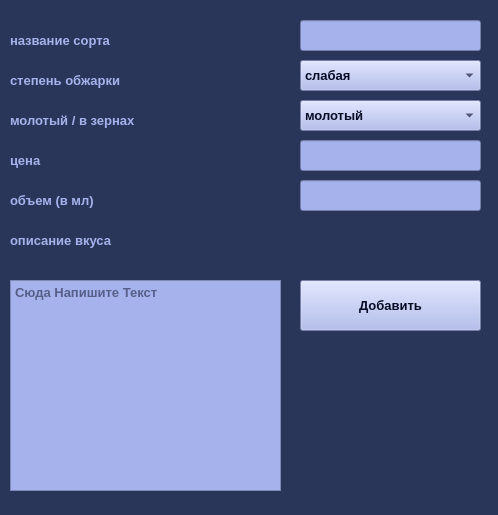
<?xml version="1.0" encoding="UTF-8"?>
<ui version="4.0">
 <class>Form</class>
 <widget class="QWidget" name="Form">
  <property name="geometry">
   <rect>
    <x>0</x>
    <y>0</y>
    <width>498</width>
    <height>515</height>
   </rect>
  </property>
  <property name="windowTitle">
   <string>Form</string>
  </property>
  <property name="styleSheet">
   <string notr="true">background-color: #293659</string>
  </property>
  <widget class="QPushButton" name="SaveBtn">
   <property name="geometry">
    <rect>
     <x>300</x>
     <y>280</y>
     <width>181</width>
     <height>51</height>
    </rect>
   </property>
   <property name="font">
    <font>
     <family>Helvetica</family>
     <pointsize>10</pointsize>
     <weight>75</weight>
     <bold>true</bold>
    </font>
   </property>
   <property name="styleSheet">
    <string notr="true">background-color:#A6B2EC;
color:#080C25
</string>
   </property>
   <property name="text">
    <string>Добавить</string>
   </property>
  </widget>
  <widget class="QLabel" name="Status">
   <property name="geometry">
    <rect>
     <x>10</x>
     <y>30</y>
     <width>271</width>
     <height>21</height>
    </rect>
   </property>
   <property name="font">
    <font>
     <family>Helvetica</family>
     <pointsize>10</pointsize>
     <weight>75</weight>
     <bold>true</bold>
    </font>
   </property>
   <property name="styleSheet">
    <string notr="true">color:#A6B2EC</string>
   </property>
   <property name="text">
    <string>название сорта</string>
   </property>
  </widget>
  <widget class="QLabel" name="Status_2">
   <property name="geometry">
    <rect>
     <x>10</x>
     <y>70</y>
     <width>271</width>
     <height>21</height>
    </rect>
   </property>
   <property name="font">
    <font>
     <family>Helvetica</family>
     <pointsize>10</pointsize>
     <weight>75</weight>
     <bold>true</bold>
    </font>
   </property>
   <property name="styleSheet">
    <string notr="true">color:#A6B2EC</string>
   </property>
   <property name="text">
    <string>степень обжарки</string>
   </property>
  </widget>
  <widget class="QLabel" name="Status_3">
   <property name="geometry">
    <rect>
     <x>10</x>
     <y>110</y>
     <width>271</width>
     <height>21</height>
    </rect>
   </property>
   <property name="font">
    <font>
     <family>Helvetica</family>
     <pointsize>10</pointsize>
     <weight>75</weight>
     <bold>true</bold>
    </font>
   </property>
   <property name="styleSheet">
    <string notr="true">color:#A6B2EC</string>
   </property>
   <property name="text">
    <string>молотый / в зернах</string>
   </property>
  </widget>
  <widget class="QLabel" name="Status_4">
   <property name="geometry">
    <rect>
     <x>10</x>
     <y>150</y>
     <width>271</width>
     <height>21</height>
    </rect>
   </property>
   <property name="font">
    <font>
     <family>Helvetica</family>
     <pointsize>10</pointsize>
     <weight>75</weight>
     <bold>true</bold>
    </font>
   </property>
   <property name="styleSheet">
    <string notr="true">color:#A6B2EC</string>
   </property>
   <property name="text">
    <string>цена</string>
   </property>
  </widget>
  <widget class="QLabel" name="Status_5">
   <property name="geometry">
    <rect>
     <x>10</x>
     <y>190</y>
     <width>271</width>
     <height>21</height>
    </rect>
   </property>
   <property name="font">
    <font>
     <family>Helvetica</family>
     <pointsize>10</pointsize>
     <weight>75</weight>
     <bold>true</bold>
    </font>
   </property>
   <property name="styleSheet">
    <string notr="true">color:#A6B2EC</string>
   </property>
   <property name="text">
    <string>объем (в мл)</string>
   </property>
  </widget>
  <widget class="QLabel" name="Status_8">
   <property name="geometry">
    <rect>
     <x>10</x>
     <y>230</y>
     <width>271</width>
     <height>21</height>
    </rect>
   </property>
   <property name="font">
    <font>
     <family>Helvetica</family>
     <pointsize>10</pointsize>
     <weight>75</weight>
     <bold>true</bold>
    </font>
   </property>
   <property name="styleSheet">
    <string notr="true">color:#A6B2EC</string>
   </property>
   <property name="text">
    <string>описание вкуса</string>
   </property>
  </widget>
  <widget class="QTextEdit" name="textEdit">
   <property name="geometry">
    <rect>
     <x>10</x>
     <y>280</y>
     <width>271</width>
     <height>211</height>
    </rect>
   </property>
   <property name="font">
    <font>
     <family>Helvetica</family>
     <pointsize>10</pointsize>
     <weight>75</weight>
     <bold>true</bold>
    </font>
   </property>
   <property name="styleSheet">
    <string notr="true">background-color:#A6B2EC;
color:#080C25
</string>
   </property>
   <property name="placeholderText">
    <string>Сюда Напишите Текст</string>
   </property>
  </widget>
  <widget class="QComboBox" name="TypeBox">
   <property name="geometry">
    <rect>
     <x>300</x>
     <y>100</y>
     <width>181</width>
     <height>31</height>
    </rect>
   </property>
   <property name="font">
    <font>
     <family>Helvetica</family>
     <pointsize>10</pointsize>
     <weight>75</weight>
     <bold>true</bold>
    </font>
   </property>
   <property name="styleSheet">
    <string notr="true">background-color:#A6B2EC;
color:#080C25
</string>
   </property>
   <item>
    <property name="text">
     <string>молотый</string>
    </property>
   </item>
   <item>
    <property name="text">
     <string>в зернах</string>
    </property>
   </item>
  </widget>
  <widget class="QComboBox" name="RoastersBox">
   <property name="geometry">
    <rect>
     <x>300</x>
     <y>60</y>
     <width>181</width>
     <height>31</height>
    </rect>
   </property>
   <property name="font">
    <font>
     <family>Helvetica</family>
     <pointsize>10</pointsize>
     <weight>75</weight>
     <bold>true</bold>
    </font>
   </property>
   <property name="styleSheet">
    <string notr="true">background-color:#A6B2EC;
color:#080C25
</string>
   </property>
   <item>
    <property name="text">
     <string>слабая</string>
    </property>
   </item>
   <item>
    <property name="text">
     <string>средняя</string>
    </property>
   </item>
   <item>
    <property name="text">
     <string>сильная</string>
    </property>
   </item>
  </widget>
  <widget class="QLineEdit" name="InputPrice">
   <property name="geometry">
    <rect>
     <x>300</x>
     <y>140</y>
     <width>181</width>
     <height>31</height>
    </rect>
   </property>
   <property name="font">
    <font>
     <family>Helvetica</family>
     <pointsize>10</pointsize>
     <weight>75</weight>
     <bold>true</bold>
    </font>
   </property>
   <property name="styleSheet">
    <string notr="true">background-color:#A6B2EC;
color:#080C25
</string>
   </property>
  </widget>
  <widget class="QLineEdit" name="InputVolume">
   <property name="geometry">
    <rect>
     <x>300</x>
     <y>180</y>
     <width>181</width>
     <height>31</height>
    </rect>
   </property>
   <property name="font">
    <font>
     <family>Helvetica</family>
     <pointsize>10</pointsize>
     <weight>75</weight>
     <bold>true</bold>
    </font>
   </property>
   <property name="styleSheet">
    <string notr="true">background-color:#A6B2EC;
color:#080C25
</string>
   </property>
  </widget>
  <widget class="QLineEdit" name="InputName">
   <property name="geometry">
    <rect>
     <x>300</x>
     <y>20</y>
     <width>181</width>
     <height>31</height>
    </rect>
   </property>
   <property name="font">
    <font>
     <family>Helvetica</family>
     <pointsize>10</pointsize>
     <weight>75</weight>
     <bold>true</bold>
    </font>
   </property>
   <property name="styleSheet">
    <string notr="true">background-color:#A6B2EC;
color:#080C25
</string>
   </property>
  </widget>
 </widget>
 <resources/>
 <connections/>
</ui>
